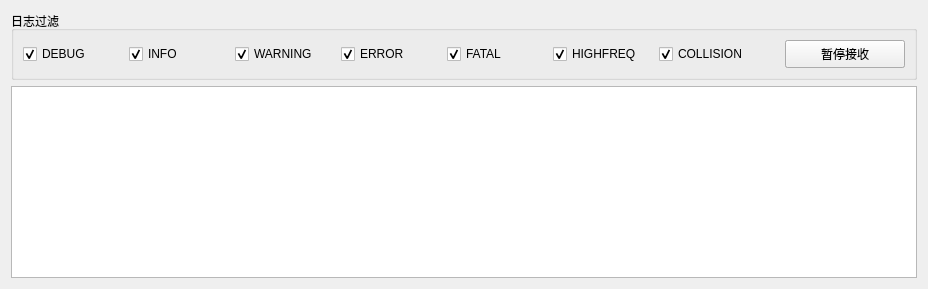
      <widget class="QWidget" name="logsTab">
       <attribute name="title">
        <string>实时日志</string>
       </attribute>
       <layout class="QGridLayout" name="gridLayout_2">
        <item row="0" column="0">
         <widget class="QGroupBox" name="filterGroupBox">
          <property name="title">
           <string>日志过滤</string>
          </property>
          <layout class="QGridLayout" name="gridLayout">
           <item row="0" column="0">
            <widget class="QCheckBox" name="debugCheckBox">
             <property name="minimumSize">
              <size>
               <width>100</width>
               <height>28</height>
              </size>
             </property>
             <property name="maximumSize">
              <size>
               <width>100</width>
               <height>28</height>
              </size>
             </property>
             <property name="text">
              <string>DEBUG</string>
             </property>
             <property name="checked">
              <bool>true</bool>
             </property>
            </widget>
           </item>
           <item row="0" column="1">
            <widget class="QCheckBox" name="infoCheckBox">
             <property name="minimumSize">
              <size>
               <width>100</width>
               <height>28</height>
              </size>
             </property>
             <property name="maximumSize">
              <size>
               <width>100</width>
               <height>28</height>
              </size>
             </property>
             <property name="text">
              <string>INFO</string>
             </property>
             <property name="checked">
              <bool>true</bool>
             </property>
            </widget>
           </item>
           <item row="0" column="2">
            <widget class="QCheckBox" name="warningCheckBox">
             <property name="minimumSize">
              <size>
               <width>100</width>
               <height>28</height>
              </size>
             </property>
             <property name="maximumSize">
              <size>
               <width>100</width>
               <height>28</height>
              </size>
             </property>
             <property name="text">
              <string>WARNING</string>
             </property>
             <property name="checked">
              <bool>true</bool>
             </property>
            </widget>
           </item>
           <item row="0" column="3">
            <widget class="QCheckBox" name="errorCheckBox">
             <property name="minimumSize">
              <size>
               <width>100</width>
               <height>28</height>
              </size>
             </property>
             <property name="maximumSize">
              <size>
               <width>100</width>
               <height>28</height>
              </size>
             </property>
             <property name="text">
              <string>ERROR</string>
             </property>
             <property name="checked">
              <bool>true</bool>
             </property>
            </widget>
           </item>
           <item row="0" column="4">
            <widget class="QCheckBox" name="fatalCheckBox">
             <property name="minimumSize">
              <size>
               <width>100</width>
               <height>28</height>
              </size>
             </property>
             <property name="maximumSize">
              <size>
               <width>100</width>
               <height>28</height>
              </size>
             </property>
             <property name="text">
              <string>FATAL</string>
             </property>
             <property name="checked">
              <bool>true</bool>
             </property>
            </widget>
           </item>
           <item row="0" column="5">
            <widget class="QCheckBox" name="highFreqCheckBox">
             <property name="minimumSize">
              <size>
               <width>100</width>
               <height>28</height>
              </size>
             </property>
             <property name="maximumSize">
              <size>
               <width>100</width>
               <height>28</height>
              </size>
             </property>
             <property name="text">
              <string>HIGHFREQ</string>
             </property>
             <property name="checked">
              <bool>true</bool>
             </property>
            </widget>
           </item>
           <item row="0" column="6">
            <widget class="QCheckBox" name="collisionCheckBox">
             <property name="minimumSize">
              <size>
               <width>100</width>
               <height>28</height>
              </size>
             </property>
             <property name="maximumSize">
              <size>
               <width>100</width>
               <height>28</height>
              </size>
             </property>
             <property name="text">
              <string>COLLISION</string>
             </property>
             <property name="checked">
              <bool>true</bool>
             </property>
            </widget>
           </item>
           <item row="0" column="7">
            <spacer name="horizontalSpacer_2">
             <property name="orientation">
              <enum>Qt::Horizontal</enum>
             </property>
             <property name="sizeHint" stdset="0">
              <size>
               <width>20</width>
               <height>20</height>
              </size>
             </property>
            </spacer>
           </item>
           <item row="0" column="8">
            <widget class="QPushButton" name="clearLogButton">
             <property name="minimumSize">
              <size>
               <width>120</width>
               <height>28</height>
              </size>
             </property>
             <property name="maximumSize">
              <size>
               <width>120</width>
               <height>28</height>
              </size>
             </property>
             <property name="text">
              <string>清除勾选类型</string>
             </property>
            </widget>
           </item>
           <item row="0" column="8">
            <widget class="QPushButton" name="pauseLogButton">
             <property name="minimumSize">
              <size>
               <width>120</width>
               <height>28</height>
              </size>
             </property>
             <property name="maximumSize">
              <size>
               <width>120</width>
               <height>28</height>
              </size>
             </property>
             <property name="text">
              <string>暂停接收</string>
             </property>
             <property name="checkable">
              <bool>true</bool>
             </property>
            </widget>
           </item>
          </layout>
         </widget>
        </item>
        <item row="1" column="0">
         <widget class="QTableView" name="logTableView"/>
        </item>
       </layout>
      </widget>
